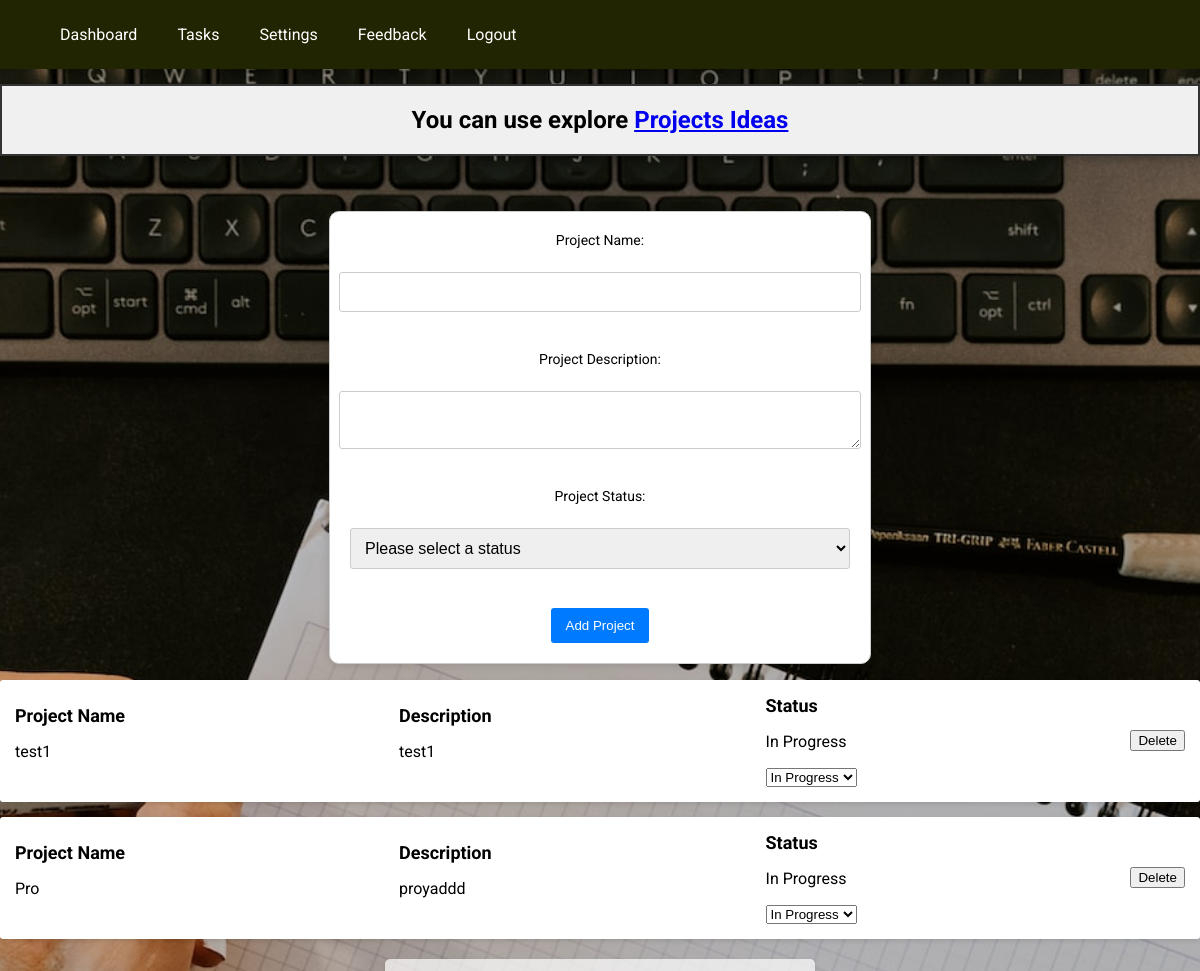
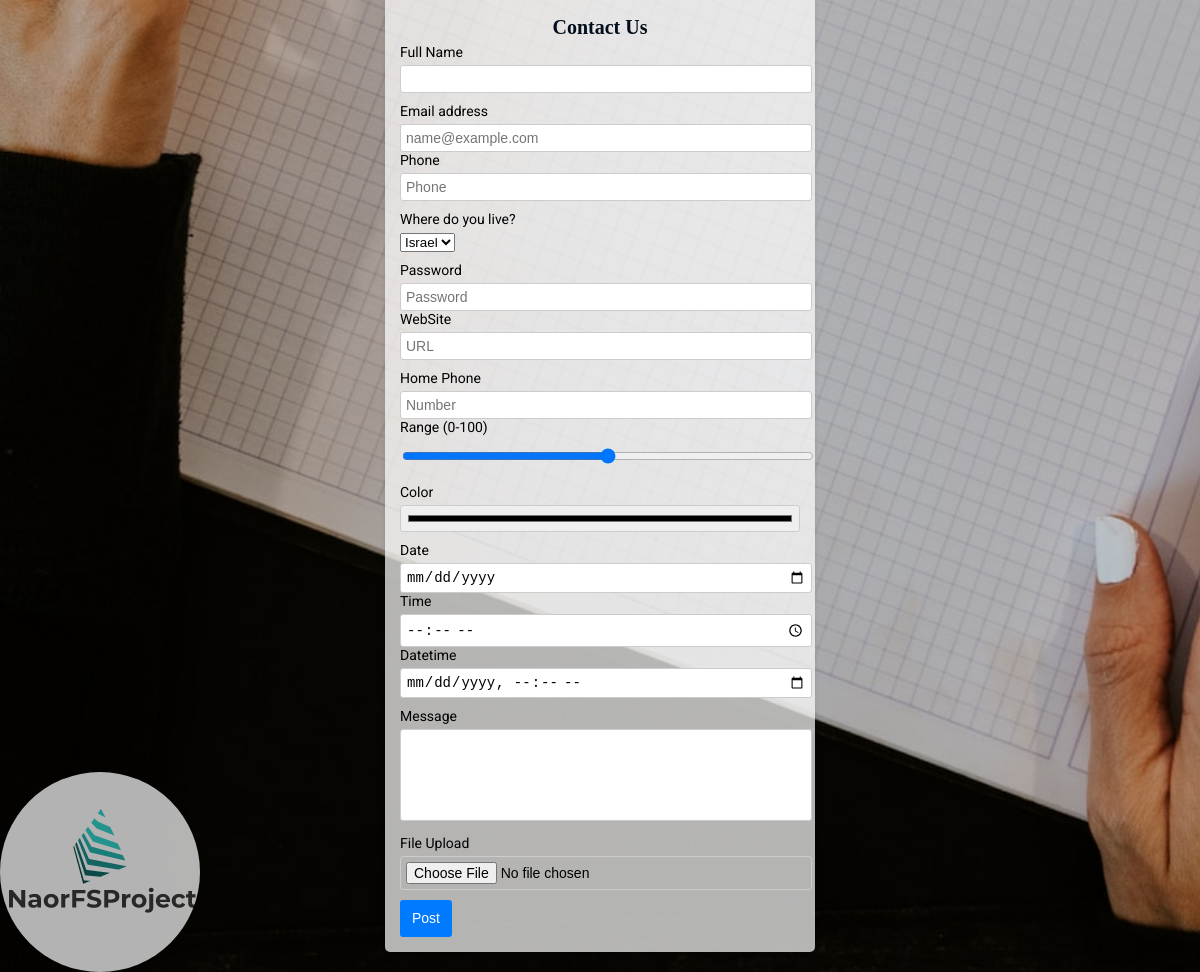
/projects.php (signed in), run on the app's committed database (2 pictures, top to bottom).
### tables this page shows
CREATE TABLE `projects` (
  `id` int(11) NOT NULL,
  `name` varchar(255) NOT NULL,
  `Status` enum('Not Started','In Progress','Complete') NOT NULL,
  `user_id` int(11) DEFAULT NULL,
  `created_at` datetime DEFAULT current_timestamp(),
  `Description` text NOT NULL
);

### projects.php (the view, shortened to what this page needs)
<?php
require_once('config.php');
$stmt = $conn->prepare('SELECT * FROM projects WHERE user_id = ?');
$stmt->bind_param('i', $_SESSION["user_id"]);
$stmt->execute();
$result = $stmt->get_result();
$projects = $result->fetch_all(MYSQLI_ASSOC);
?>
<!DOCTYPE html>
<html lang="en">
<head>
  <link rel="stylesheet" href="css/projects.css">
  <link rel="stylesheet" href="css/logo.css">
  <link rel="stylesheet" href="css/contact-form.css">
</head>
<body>
  <header>
    <nav>
      <a href="dashboard.php">Dashboard</a>
      <a href="tasks.php">Tasks</a>
      <a href="settings.php">Settings</a>
      <a href="feedback.php">Feedback</a>
      <a href="logout.php">Logout</a>
    </nav>
  </header>
  <div class="project-ideas">
<h2>You can use explore <a href="https://www.interregeurope.eu/project-ideas">Projects Ideas </a></h2>
  </div>
  <div class="container">
</div>
  <form id="add-project-form" method="post" action="add_project.php">
  <label for="project-name">Project Name:</label><br>
  <input type="text" id="project-name" name="project-name" required><br>
  <label for="project-description">Project Description:</label><br>
  <textarea id="project-description" name="project-description" required></textarea><br>
  <label for="project-status">Project Status:</label><br>
  <select id="project-status" name="project-status" required>
    <option value="">Please select a status</option>
  </select><br>
  <input type="submit" value="Add Project" id="add-project-btn">
</form>
<ul id="projects-list">
  <?php foreach($projects as $project): ?>
    <li>
      <div>
        <h2>Project Name</h2>
        <p><?php echo htmlspecialchars($project["name"]); ?></p>
      </div>
      <div>
        <h2>Description</h2>
        <p><?php echo htmlspecialchars($project["Description"]); ?></p>
      </div>
      <div>
        <h2>Status</h2>
        <p><?php echo htmlspecialchars($project["Status"]); ?></p>
        <select class="status-select" data-projectid="<?php echo $project['id']; ?>">
          <option value="In Progress" <?php echo $project["Status"] == 'In Progress' ? 'selected' : ''; ?>>In Progress</option>
        </select>
      </div>
      <button class="delete-btn" data-projectid="<?php echo $project['id']; ?>">Delete</button>
    </li>
  <?php endforeach; ?>
</ul>
<form id="contact_form" name="contact_form" method="POST">
  <div>
    <h1>Contact Us</h1>
  </div>
  <div class="mb-5 row">
    <div class="col">
      <label>Full Name</label>
      <input type="text" required maxlength="50" class="form-control" id="first_name" name="first_name">
    </div>
  </div>
  <div class="mb-5 row">
    <div class="col">
      <label for="email_addr">Email address</label>
      <input type="email" required maxlength="50" class="form-control" id="email_addr" name="email"
        placeholder="name@example.com">
    </div>
    <div class="col">
      <label for="phone_input">Phone</label>
      <input type="tel" required maxlength="50" class="form-control" id="phone_input" name="Phone" placeholder="Phone">
    </div>
  </div>
  <div class="mb-5 row">
    <div class="col">
      <label for="country_select">Where do you live?</label>
      <select class="form-control" id="country_select" name="country">
        <option value="Israel">Israel</option>
      </select>
    </div>
  </div>
  <div class="mb-5 row">
    <div class="col">
      <label for="password_input">Password</label>
      <input type="password" required maxlength="50" class="form-control" id="password_input" name="password"
        placeholder="Password">
    </div>
    <div class="col">
      <label for="url_input">WebSite</label>
      <input type="url" required maxlength="100" class="form-control" id="url_input" name="url" placeholder="URL">
    </div>
  </div>
  <div class="mb-5 row">
    <div class="col">
      <label for="number_input">Home Phone</label>
      <input type="number" required class="form-control" id="number_input" name="number" placeholder="Number" list="number_options">
    </div>
    <div class="col">
    <label for="range_input">Range (0-100)</label>
    <input type="range" class="form-control" id="range_input" name="range" min="0" max="100">
    </div>
  </div>
  <div class="mb-5 row">
    <div class="col">
      <label for="color_input">Color</label>
      <input type="color" class="form-control" id="color_input" name="color">
    </div>
  </div>
  <div class="mb-5 row">
    <div class="col">
      <label for="date_input">Date</label>
      <input type="date" class="form-control" id="date_input" name="date">
    </div>
    <div class="col">
      <label for="time_input">Time</label>
      <input type="time" class="form-control" id="time_input" name="time">
    </div>
    <div class="col">
      <label for="datetime_input">Datetime</label>
      <input type="datetime-local" class="form-control" id="datetime_input" name="datetime">
    </div>
  </div>
  <div class="mb-5">
    <label for="message">Message</label>
    <textarea class="form-control" id="message" name="message" rows="5"></textarea>
  </div>
  <div class="mb-5">
    <label for="attachment">File Upload</label>
    <input type="file" class="form-control" id="attachment" name="attachment">
  </div>
  <button type="submit" class="btn btn-primary px-4 btn-lg">Post</button>
</form>
  <div class="image-bottom">
    <img src="pic/LogoForProject.png" alt="description of your image">
  </div>
</body>
</html>

### css/projects.css (style rules this page uses)
body { font-family: 'Roboto', sans-serif; margin: 0; padding: 0; background-size: cover; background-position: center; background-repeat: no-repeat; background-image: url('../pic/bbb.jpg'); }
header { display: flex; justify-content: space-between; align-items: center; background-color: #222501; padding: 20px 30px; color: #fff; box-shadow: 0 4px 6px rgba(0, 0, 0, 0.1); }
nav { display: flex; align-items: center; }
nav a { color: #fff; text-decoration: none; margin-left: 20px; padding: 5px 10px; border-radius: 3px; transition: background-color 0.3s; }
.container { max-width: 800px; padding: 20px; }
.project-ideas { background-color: #f0f0f0; border: 2px solid #333; box-shadow: 0 4px 8px rgba(0, 0, 0, 0.2); margin: 15px auto; display: flex; justify-content: center; align-items: center; flex-direction: column; }

### css/logo.css (style rules this page uses)
.image-bottom { position: fixed; bottom: 0; left: 0; width: 200px; height: 200px; }
.image-bottom img { display: block; width: 100%; height: auto; margin: 0; border-radius: 50%; opacity: 0.7; }

### css/contact-form.css (style rules this page uses)
#contact_form { max-width: 400px; margin: 20px auto; padding: 15px; background-color: rgba(255, 255, 255, 0.7); box-shadow: 0 2px 4px rgba(0, 0, 0, 0.1); border-radius: 5px; }
#contact_form h1 { font-size: 20px; margin-bottom: 5px; text-align: center; }
#contact_form .mb-5 { margin-bottom: 10px; }
#contact_form label { font-size: 14px; display: block; margin-bottom: 5px; }
#contact_form input, #contact_form textarea { font-size: 14px; padding: 5px; width: 100%; border: 1px solid #ccc; border-radius: 3px; }
#contact_form textarea { resize: none; }
#contact_form .btn { font-size: 14px; padding: 8px 12px; background-color: #007bff; color: #fff; border: none; border-radius: 3px; cursor: pointer; }
.btn-primary { color: #fff; background-color: #007bff; border-color: #007bff; }
.btn-lg { padding: 0.5rem 1rem; font-size: 1.25rem; line-height: 1.5; border-radius: 0.3rem; }
#contact_form button { float: middle; }

### projects.php (style rules this page uses)
form#add-project-form { display: flex; flex-direction: column; align-items: center; justify-content: center; margin: auto; padding: 20px; border: 1px solid #ccc; border-radius: 10px; box-shadow: 0 0 10px rgba(0, 0, 0, 0.15); background-color: #fff; width: 50%; max-width: 500px; }
form#add-project-form label { display: block; font-size: 14px; margin-bottom: 5px; }
form#add-project-form input[type="text"], form#add-project-form textarea, form#add-project-form select { display: block; width: 100%; padding: 10px; font-size: 16px; border: 1px solid #ccc; border-radius: 3px; margin-bottom: 20px; }
form#add-project-form input[type="submit"] { display: inline-block; background-color: #007bff; color: #fff; padding: 10px 15px; border: none; border-radius: 3px; cursor: pointer; transition: background-color 0.3s; }
#projects-list { list-style-type: none; padding: 0; }
#projects-list li { background-color: #fff; padding: 15px; margin-bottom: 15px; border-radius: 3px; box-shadow: 0 2px 4px rgba(0, 0, 0, 0.1); display: flex; justify-content: space-between; align-items: center; }
#projects-list li h2 { font-size: 18px; margin: 0; }
h1 { font-family: "Times New Roman"; color: #020e1b; }

### data on the page
projects: name "test1", Description "test1", Status "In Progress", Status+id "In Progress"
projects: name "Pro", Description "proyaddd", Status "In Progress", Status+id "In Progress"
